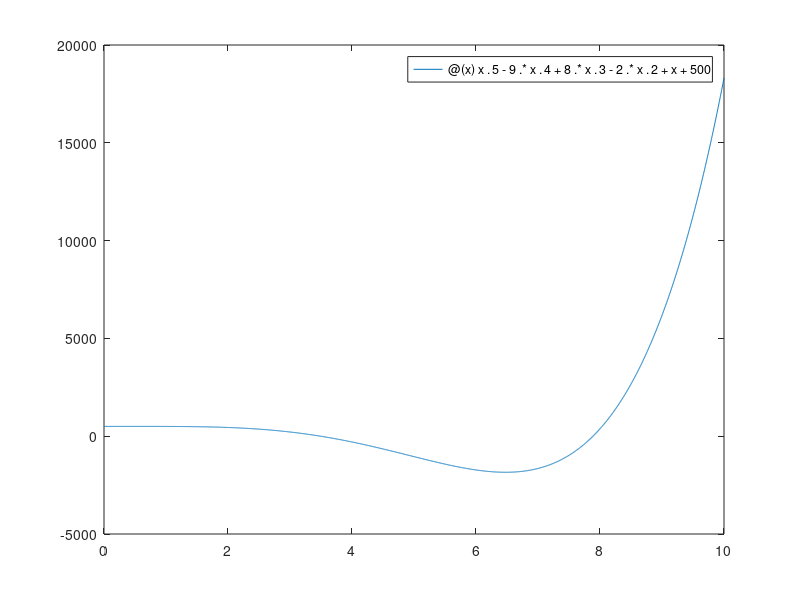

Recreate this plot in MATLAB.


q = @(x)x.^5 - 9.*x.^4 + 8 .* x.^3 - 2.* x.^2 + x + 500;
% ========================== plot value of polynomial from 0 to 10
fplot(q,[0 10])
% ========================== Integrage value of polynomial from 0 to 10
quad(q, 0, 7)

